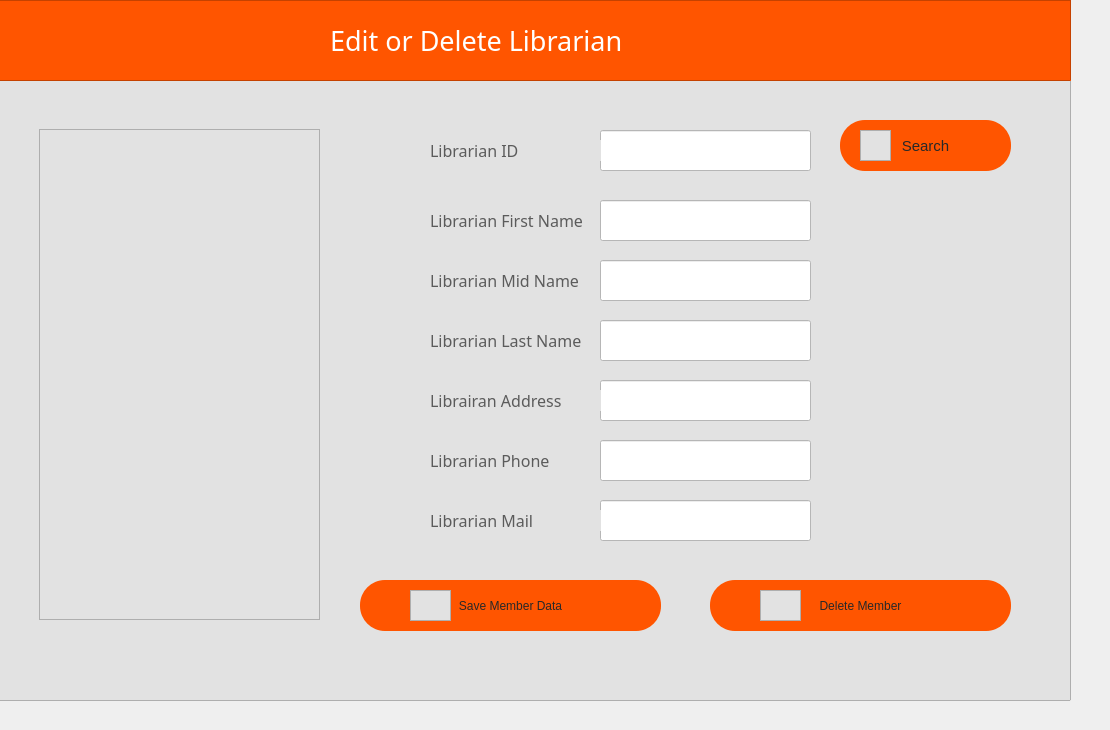
      <widget class="QWidget" name="tab_18">
       <attribute name="icon">
        <iconset resource="icons.qrc">
         <normaloff>:/newPrefix/icons/edit.png</normaloff>:/newPrefix/icons/edit.png</iconset>
       </attribute>
       <attribute name="title">
        <string>Edit or Delete</string>
       </attribute>
       <widget class="QFrame" name="frame_45">
        <property name="geometry">
         <rect>
          <x>-30</x>
          <y>-20</y>
          <width>1101</width>
          <height>721</height>
         </rect>
        </property>
        <property name="styleSheet">
         <string notr="true">background-color: rgb(226, 226, 226);</string>
        </property>
        <property name="frameShape">
         <enum>QFrame::StyledPanel</enum>
        </property>
        <property name="frameShadow">
         <enum>QFrame::Raised</enum>
        </property>
        <widget class="QFrame" name="frame_46">
         <property name="geometry">
          <rect>
           <x>69</x>
           <y>149</y>
           <width>281</width>
           <height>491</height>
          </rect>
         </property>
         <property name="styleSheet">
          <string notr="true">image: url(:/newPrefix/icons/employee.png);</string>
         </property>
         <property name="frameShape">
          <enum>QFrame::StyledPanel</enum>
         </property>
         <property name="frameShadow">
          <enum>QFrame::Raised</enum>
         </property>
        </widget>
        <widget class="QFrame" name="frame_51">
         <property name="geometry">
          <rect>
           <x>10</x>
           <y>20</y>
           <width>1091</width>
           <height>81</height>
          </rect>
         </property>
         <property name="styleSheet">
          <string notr="true">background-color: rgb(255, 85, 0);</string>
         </property>
         <property name="frameShape">
          <enum>QFrame::StyledPanel</enum>
         </property>
         <property name="frameShadow">
          <enum>QFrame::Raised</enum>
         </property>
         <widget class="QLabel" name="label_33">
          <property name="geometry">
           <rect>
            <x>350</x>
            <y>20</y>
            <width>511</width>
            <height>41</height>
           </rect>
          </property>
          <property name="font">
           <font>
            <family>hooge 05_55</family>
            <pointsize>20</pointsize>
           </font>
          </property>
          <property name="styleSheet">
           <string notr="true">color: rgb(255, 255, 255);</string>
          </property>
          <property name="text">
           <string>Edit or Delete Librarian</string>
          </property>
         </widget>
        </widget>
        <widget class="QLabel" name="label_71">
         <property name="geometry">
          <rect>
           <x>460</x>
           <y>160</y>
           <width>171</width>
           <height>21</height>
          </rect>
         </property>
         <property name="font">
          <font>
           <family>Impact</family>
           <pointsize>12</pointsize>
          </font>
         </property>
         <property name="styleSheet">
          <string notr="true">color: rgb(91, 91, 91);</string>
         </property>
         <property name="text">
          <string>Librarian ID</string>
         </property>
        </widget>
        <widget class="QLineEdit" name="lib_fname_edit">
         <property name="geometry">
          <rect>
           <x>630</x>
           <y>220</y>
           <width>211</width>
           <height>41</height>
          </rect>
         </property>
         <property name="styleSheet">
          <string notr="true">background-color: rgb(255, 255, 255);</string>
         </property>
         <property name="text">
          <string/>
         </property>
         <property name="placeholderText">
          <string/>
         </property>
        </widget>
        <widget class="QLineEdit" name="lib_lname_edit">
         <property name="geometry">
          <rect>
           <x>630</x>
           <y>340</y>
           <width>211</width>
           <height>41</height>
          </rect>
         </property>
         <property name="styleSheet">
          <string notr="true">background-color: rgb(255, 255, 255);</string>
         </property>
         <property name="text">
          <string/>
         </property>
         <property name="placeholderText">
          <string/>
         </property>
        </widget>
        <widget class="QLabel" name="label_84">
         <property name="geometry">
          <rect>
           <x>460</x>
           <y>230</y>
           <width>171</width>
           <height>21</height>
          </rect>
         </property>
         <property name="font">
          <font>
           <family>Impact</family>
           <pointsize>12</pointsize>
          </font>
         </property>
         <property name="styleSheet">
          <string notr="true">color: rgb(91, 91, 91);</string>
         </property>
         <property name="text">
          <string>Librarian First Name</string>
         </property>
        </widget>
        <widget class="QFrame" name="frame_47">
         <property name="geometry">
          <rect>
           <x>440</x>
           <y>610</y>
           <width>41</width>
           <height>31</height>
          </rect>
         </property>
         <property name="styleSheet">
          <string notr="true">background-color: rgb(255, 85, 0 / 0%);
image: url(:/newPrefix/icons/edit.png);</string>
         </property>
         <property name="frameShape">
          <enum>QFrame::StyledPanel</enum>
         </property>
         <property name="frameShadow">
          <enum>QFrame::Raised</enum>
         </property>
        </widget>
        <widget class="QPushButton" name="save_lib_Button">
         <property name="geometry">
          <rect>
           <x>390</x>
           <y>600</y>
           <width>301</width>
           <height>51</height>
          </rect>
         </property>
         <property name="font">
          <font>
           <pointsize>9</pointsize>
          </font>
         </property>
         <property name="styleSheet">
          <string notr="true">QPushButton {
color: rgb(40, 40, 40);
  border-radius: 25px;
	background-color: rgb(255, 85, 0);
}

QPushButton:hover {

background-color: rgb(255, 85, 0);
background-color: rgb(123, 123, 255);

}
</string>
         </property>
         <property name="text">
          <string>Save Member Data</string>
         </property>
        </widget>
        <widget class="QLineEdit" name="lib_mname_edit">
         <property name="geometry">
          <rect>
           <x>630</x>
           <y>280</y>
           <width>211</width>
           <height>41</height>
          </rect>
         </property>
         <property name="styleSheet">
          <string notr="true">background-color: rgb(255, 255, 255);</string>
         </property>
         <property name="text">
          <string/>
         </property>
         <property name="placeholderText">
          <string/>
         </property>
        </widget>
        <widget class="QLabel" name="label_126">
         <property name="geometry">
          <rect>
           <x>460</x>
           <y>530</y>
           <width>171</width>
           <height>21</height>
          </rect>
         </property>
         <property name="font">
          <font>
           <family>Impact</family>
           <pointsize>12</pointsize>
          </font>
         </property>
         <property name="styleSheet">
          <string notr="true">color: rgb(91, 91, 91);</string>
         </property>
         <property name="text">
          <string>Librarian Mail</string>
         </property>
        </widget>
        <widget class="QLabel" name="label_82">
         <property name="geometry">
          <rect>
           <x>460</x>
           <y>290</y>
           <width>171</width>
           <height>21</height>
          </rect>
         </property>
         <property name="font">
          <font>
           <family>Impact</family>
           <pointsize>12</pointsize>
          </font>
         </property>
         <property name="styleSheet">
          <string notr="true">color: rgb(91, 91, 91);</string>
         </property>
         <property name="text">
          <string>Librarian Mid Name</string>
         </property>
        </widget>
        <widget class="QFrame" name="frame_48">
         <property name="geometry">
          <rect>
           <x>790</x>
           <y>610</y>
           <width>41</width>
           <height>31</height>
          </rect>
         </property>
         <property name="styleSheet">
          <string notr="true">background-color: rgb(255, 85, 0 / 0%);
image: url(:/newPrefix/icons/delete.png);</string>
         </property>
         <property name="frameShape">
          <enum>QFrame::StyledPanel</enum>
         </property>
         <property name="frameShadow">
          <enum>QFrame::Raised</enum>
         </property>
        </widget>
        <widget class="QLineEdit" name="lib_ph_edit">
         <property name="geometry">
          <rect>
           <x>630</x>
           <y>460</y>
           <width>211</width>
           <height>41</height>
          </rect>
         </property>
         <property name="styleSheet">
          <string notr="true">background-color: rgb(255, 255, 255);</string>
         </property>
         <property name="text">
          <string/>
         </property>
         <property name="placeholderText">
          <string/>
         </property>
        </widget>
        <widget class="QLabel" name="label_81">
         <property name="geometry">
          <rect>
           <x>460</x>
           <y>410</y>
           <width>171</width>
           <height>21</height>
          </rect>
         </property>
         <property name="font">
          <font>
           <family>Impact</family>
           <pointsize>12</pointsize>
          </font>
         </property>
         <property name="styleSheet">
          <string notr="true">color: rgb(91, 91, 91);</string>
         </property>
         <property name="text">
          <string>Librairan Address</string>
         </property>
        </widget>
        <widget class="QLineEdit" name="lib_addr_edit">
         <property name="geometry">
          <rect>
           <x>630</x>
           <y>400</y>
           <width>211</width>
           <height>41</height>
          </rect>
         </property>
         <property name="styleSheet">
          <string notr="true">background-color: rgb(255, 255, 255);</string>
         </property>
         <property name="text">
          <string/>
         </property>
         <property name="placeholderText">
          <string/>
         </property>
        </widget>
        <widget class="QLineEdit" name="lib_id_edit">
         <property name="geometry">
          <rect>
           <x>630</x>
           <y>150</y>
           <width>211</width>
           <height>41</height>
          </rect>
         </property>
         <property name="styleSheet">
          <string notr="true">background-color: rgb(255, 255, 255);</string>
         </property>
         <property name="text">
          <string/>
         </property>
         <property name="placeholderText">
          <string/>
         </property>
        </widget>
        <widget class="QPushButton" name="libedit_srchButton">
         <property name="geometry">
          <rect>
           <x>870</x>
           <y>140</y>
           <width>171</width>
           <height>51</height>
          </rect>
         </property>
         <property name="font">
          <font>
           <pointsize>11</pointsize>
          </font>
         </property>
         <property name="styleSheet">
          <string notr="true">QPushButton {
color: rgb(40, 40, 40);
  border-radius: 25px;
	background-color: rgb(255, 85, 0);
}

QPushButton:hover {
background-color: rgb(123, 123, 255);

background-color: rgb(123, 123, 255);

}
</string>
         </property>
         <property name="text">
          <string>Search</string>
         </property>
        </widget>
        <widget class="QLineEdit" name="lib_mail_edit">
         <property name="geometry">
          <rect>
           <x>630</x>
           <y>520</y>
           <width>211</width>
           <height>41</height>
          </rect>
         </property>
         <property name="styleSheet">
          <string notr="true">background-color: rgb(255, 255, 255);</string>
         </property>
         <property name="text">
          <string/>
         </property>
         <property name="placeholderText">
          <string/>
         </property>
        </widget>
        <widget class="QLabel" name="label_125">
         <property name="geometry">
          <rect>
           <x>460</x>
           <y>470</y>
           <width>171</width>
           <height>21</height>
          </rect>
         </property>
         <property name="font">
          <font>
           <family>Impact</family>
           <pointsize>12</pointsize>
          </font>
         </property>
         <property name="styleSheet">
          <string notr="true">color: rgb(91, 91, 91);</string>
         </property>
         <property name="text">
          <string>Librarian Phone</string>
         </property>
        </widget>
        <widget class="QPushButton" name="del_lib_Button">
         <property name="geometry">
          <rect>
           <x>740</x>
           <y>600</y>
           <width>301</width>
           <height>51</height>
          </rect>
         </property>
         <property name="font">
          <font>
           <pointsize>9</pointsize>
          </font>
         </property>
         <property name="styleSheet">
          <string notr="true">QPushButton {
color: rgb(40, 40, 40);
  border-radius: 25px;
	background-color: rgb(255, 85, 0);
}

QPushButton:hover {

background-color: rgb(255, 85, 0);
background-color: rgb(123, 123, 255);

}
</string>
         </property>
         <property name="text">
          <string>Delete Member</string>
         </property>
        </widget>
        <widget class="QLabel" name="label_83">
         <property name="geometry">
          <rect>
           <x>460</x>
           <y>350</y>
           <width>171</width>
           <height>21</height>
          </rect>
         </property>
         <property name="font">
          <font>
           <family>Impact</family>
           <pointsize>12</pointsize>
          </font>
         </property>
         <property name="styleSheet">
          <string notr="true">color: rgb(91, 91, 91);</string>
         </property>
         <property name="text">
          <string>Librarian Last Name</string>
         </property>
        </widget>
        <widget class="QFrame" name="frame_38">
         <property name="geometry">
          <rect>
           <x>890</x>
           <y>150</y>
           <width>31</width>
           <height>31</height>
          </rect>
         </property>
         <property name="styleSheet">
          <string notr="true">background-color: rgb(255, 85, 0 / 0%);
image: url(:/newPrefix/icons/search.png);</string>
         </property>
         <property name="frameShape">
          <enum>QFrame::StyledPanel</enum>
         </property>
         <property name="frameShadow">
          <enum>QFrame::Raised</enum>
         </property>
        </widget>
        <widget class="QFrame" name="frame_122">
         <property name="geometry">
          <rect>
           <x>890</x>
           <y>150</y>
           <width>31</width>
           <height>31</height>
          </rect>
         </property>
         <property name="styleSheet">
          <string notr="true">background-color: rgb(255, 85, 0 / 0%);
image: url(:/newPrefix/icons/search.png);</string>
         </property>
         <property name="frameShape">
          <enum>QFrame::StyledPanel</enum>
         </property>
         <property name="frameShadow">
          <enum>QFrame::Raised</enum>
         </property>
        </widget>
        <zorder>frame_38</zorder>
        <zorder>label_83</zorder>
        <zorder>del_lib_Button</zorder>
        <zorder>label_125</zorder>
        <zorder>lib_mail_edit</zorder>
        <zorder>libedit_srchButton</zorder>
        <zorder>lib_id_edit</zorder>
        <zorder>label_71</zorder>
        <zorder>lib_addr_edit</zorder>
        <zorder>label_81</zorder>
        <zorder>lib_ph_edit</zorder>
        <zorder>frame_48</zorder>
        <zorder>label_82</zorder>
        <zorder>label_126</zorder>
        <zorder>lib_mname_edit</zorder>
        <zorder>save_lib_Button</zorder>
        <zorder>frame_47</zorder>
        <zorder>label_84</zorder>
        <zorder>lib_lname_edit</zorder>
        <zorder>lib_fname_edit</zorder>
        <zorder>frame_46</zorder>
        <zorder>frame_51</zorder>
        <zorder>frame_122</zorder>
       </widget>
      </widget>
